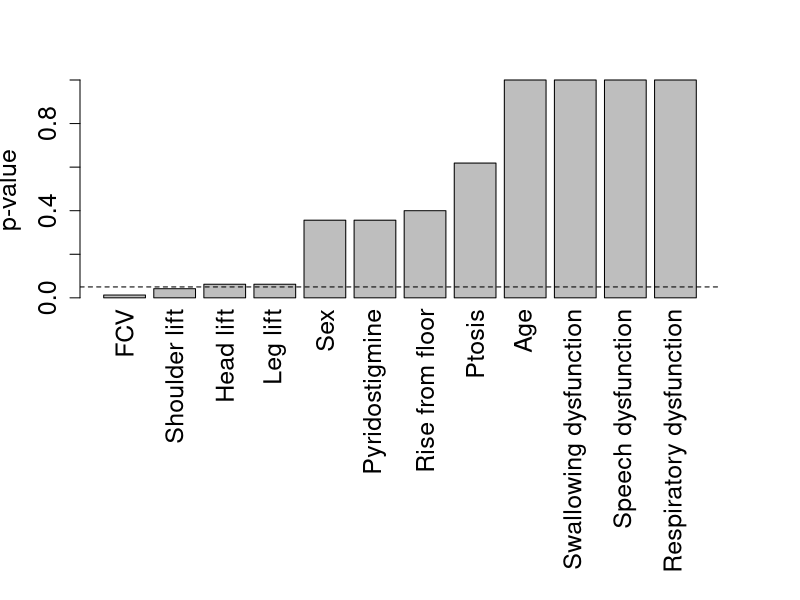

Reproduce this figure in R.
tab <- read.table('data/Fisher_Input/phenotyping_table.tsv',sep='\t',header=T)

tab <- tab[,-c(1:4)]
colnames(tab) <- 
c(
'Age',
'Sex',
'Severity',
'Pyridostigmine',
'Ptosis',
'Swallowing dysfunction',
'Speech dysfunction',
'Head lift',
'Shoulder lift',
'Leg lift',
'Rise from floor',
'Respiratory dysfunction',
'FCV'
)

tab$Severity <- ifelse(tab$Severity=="severe",'severe','not-severe')
tab$Age <- ifelse(tab$Age<mean(tab$Age),'Y','N')
tab$Sex <- ifelse(tab$Sex=="F",'Y','N')

fisherP <- function(col_num){
	a <- tab[tab[,col_num]!="NI",]
	cms <- matrix(c( 
		length(which(a[a$Severity=="severe",][,col_num]=='Y')),
		length(which(a[a$Severity=="severe",][,col_num]=='N')),
		length(which(a[a$Severity=="not-severe",][,col_num]=='Y')),
		length(which(a[a$Severity=="not-severe",][,col_num]=='N'))),
	nrow = 2,
	dimnames = list(feature = c("Y", "N"),
                	severity = c("Y", "N")))
	p <- fisher.test(cms, alternative = "two.sided")$p.value
	return(p)
}

c <- which(1:ncol(tab)!=which(colnames(tab) == "Severity"))
res <- sapply(c,function(x) fisherP(x))
names(res) <- colnames(tab)[c]
res <- sort(res)

pdf('Plots/Fisher_CMS.pdf',width=10)
op <- par(mar=c(15,4,4,4),ps=18)
bp <- barplot(res,ylab='p-value',names='')
abline(h=0.05,lty='dashed')
text(bp,-0.05,names(res),srt=90,xpd=T,adj=1)
par(op)
dev.off()

print(res)
